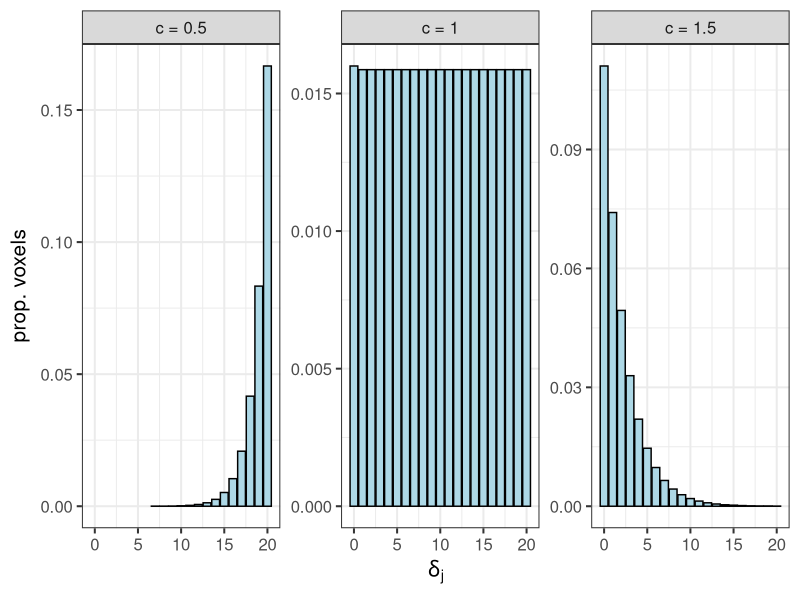

Write the R code that produced this figure.

# source("main_functions.R")



# simulation of a single study
# active: boolean vector keeping track if each of m voxels is active in the study
# rho: equicorrelation level between voxels
# n: number of observations
# alpha: significance level
# pw: power
# output: vector of p-values for each voxel

singleStudy <- function(active, rho=0, n=50, alpha=0.05, pw=0.95){
  
  m <- length(active)
  d <- power.t.test(power=pw, n=n, sig.level=alpha, type="one.sample", alternative="two.sided")$delta
  
  eps <- sqrt(1 - rho) * matrix(rnorm(m * n), ncol=m) + sqrt(rho)*matrix(rep(rnorm(n), m), ncol=m)
  
  mu <- rep(0,m)
  mu[active] <- d
  X <- matrix(rep(mu, each=n), ncol=m) + eps
  p <- apply(X,2,function(x) t.test(x, alternative="two.sided")$p.value)
  return(p)
}





# simulation of multiple studies
# m: number of voxels
# s: number of studies
# delta: boolean vector, keeping track of number of subjects for which each voxel is truly active
# rho: equicorrelation level between voxels
# n: number of observations
# alpha: significance level
# pw: power
# output: matrix of pvalues (m rows = voxels, s columns = subjects)

multiStudies <- function(m=1000, s=10, delta, rho=0, n=50, alpha=0.05, pw=0.95, seed=NULL){
  
  if(!is.null(seed)){set.seed(seed)}
  
  A <- matrix(FALSE, nrow=m, ncol=s)
  for(i in seq_along(delta)){
    sel <- sample(seq(s),delta[i])
    A[i,sel] <- TRUE
  }
  
  pmat0 <- apply(A, 2, function(x) singleStudy(x, rho, n, alpha, pw))
  return(pmat0)
}





# generate delta
# m: number of voxels
# s: number of studies
# deltaPar
# output: boolean vector, keeping track of number of subjects for which each voxel is truly active


getFixedDelta <- function(m=1000, s=10, deltaPar=1.5){
  v <- (0:s)
  pr <- deltaPar^(s-v)
  pr <- pr/sum(pr)
  ti <- round(m*pr)
  delta <- rep(v, times=round(m*pr))
  
  tmp <- length(delta)-m
  if(tmp>0){
    delta <- delta[-seq(tmp)]
  }else if(tmp<0){
    delta <- c(rep(0,-tmp),delta)
  }
  return(delta)
}






# multiple simulations in the same setting
# m: number of voxels
# s: number of studies
# delta: boolean vector, keeping track of number of subjects for which each voxel is truly active
# rho: equicorrelation level between voxels
# n: number of observations
# alpha: significance level
# pw: power
# nSim: number of repetitions
# tau: threshold for proposal 1
# tauSet: vector of threshold values for proposal 2
# output: dataframe containing param (rho), FDP, power, method

simsEqui <- function(m=1000, s=10, deltaPar=1, rho=0, n=50, alpha=0.05, pw=0.95, nSim=10,
                     tauSet=seq(from=0.01, to=1, by=0.01)){
  
  delta <- getFixedDelta(m, s, deltaPar)
  
  methods <- c("adaFilter", "BHY", "coFilter")
  
  df <- data.frame()
  power <- data.frame()
  
  
  for(i in seq(nSim)){
    if((i %% 10)==0){print(i)}
    pmat0 <- multiStudies(m, s, delta, rho, n, alpha, pw, seed=i)
    tmp <- singleAnalysis(pmat0, delta, tauSet, alpha)
    
    df <- rbind(df, tmp$df)
    
    tmp$power$sim <- i
    power <- rbind(power, tmp$power)
  }
  
  df$rho <- rho
  df$deltaPar <- deltaPar
  df$pw <- pw
  
  power$rho <- rho
  power$deltaPar <- deltaPar
  power$pw <- pw
  
  out <- list("df"=df, "power"=power)
  return(out)
}




# --------------------------------------------
# EXAMPLE
# --------------------------------------------

# res <- simsEqui(m=10000, s=20, deltaPar=1.5, rho=0.3, pw=0.95, nSim=10)




# --------------------------------------------
# PLOT OF REPLICABILITY PATTERN
# --------------------------------------------

require(ggplot2)

m <- 10000
s <- 20
c_values <- c(0.5, 1, 1.5)

df <- do.call(rbind, lapply(c_values, function(c) {
  delta <- getFixedDelta(m, s, deltaPar=c)
  data.frame(
    delta = delta,
    c = factor(c, levels=c_values)
  )
}))



ggplot(df, aes(x=delta, y=after_stat(count)/sum(after_stat(count)))) +
  geom_bar(color="black", fill="lightblue") +
  facet_wrap(~ c, labeller=labeller(c=function(x) paste0("c = ", x)), scales="free_y") +
  labs(
    x = expression(delta[j]),
    y = expression("prop. voxels")
  ) +
  theme_bw(base_size=15)


# landscape 10 x 4
